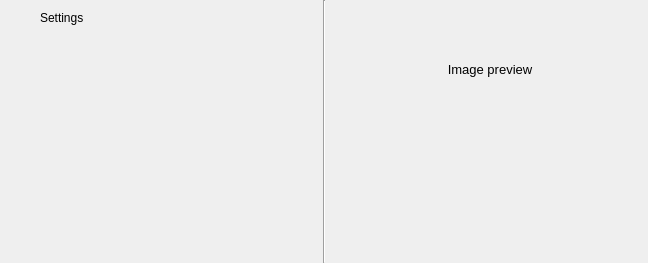
<?xml version="1.0" encoding="UTF-8"?>
<ui version="4.0">
 <class>Form</class>
 <widget class="QWidget" name="Form">
  <property name="geometry">
   <rect>
    <x>0</x>
    <y>0</y>
    <width>648</width>
    <height>263</height>
   </rect>
  </property>
  <property name="windowTitle">
   <string>Form</string>
  </property>
  <layout class="QHBoxLayout" name="horizontalLayout">
   <property name="leftMargin">
    <number>0</number>
   </property>
   <property name="topMargin">
    <number>0</number>
   </property>
   <property name="rightMargin">
    <number>0</number>
   </property>
   <property name="bottomMargin">
    <number>0</number>
   </property>
   <item>
    <widget class="QWidget" name="widget" native="true">
     <widget class="QLabel" name="label">
      <property name="geometry">
       <rect>
        <x>40</x>
        <y>10</y>
        <width>231</width>
        <height>16</height>
       </rect>
      </property>
      <property name="text">
       <string>Settings</string>
      </property>
     </widget>
    </widget>
   </item>
   <item>
    <widget class="Line" name="line">
     <property name="orientation">
      <enum>Qt::Vertical</enum>
     </property>
    </widget>
   </item>
   <item>
    <widget class="QWidget" name="widget_2" native="true">
     <layout class="QVBoxLayout" name="verticalLayout">
      <item>
       <widget class="QLabel" name="label_2">
        <property name="font">
         <font>
          <pointsize>10</pointsize>
          <weight>50</weight>
          <italic>false</italic>
          <bold>false</bold>
          <underline>false</underline>
          <strikeout>false</strikeout>
          <kerning>false</kerning>
         </font>
        </property>
        <property name="text">
         <string>Image preview</string>
        </property>
        <property name="alignment">
         <set>Qt::AlignCenter</set>
        </property>
       </widget>
      </item>
      <item>
       <widget class="QLabel" name="label_3">
        <property name="text">
         <string/>
        </property>
        <property name="pixmap">
         <pixmap>test_image/image2.jpg</pixmap>
        </property>
        <property name="scaledContents">
         <bool>false</bool>
        </property>
        <property name="alignment">
         <set>Qt::AlignCenter</set>
        </property>
       </widget>
      </item>
     </layout>
    </widget>
   </item>
  </layout>
 </widget>
 <resources/>
 <connections/>
</ui>
